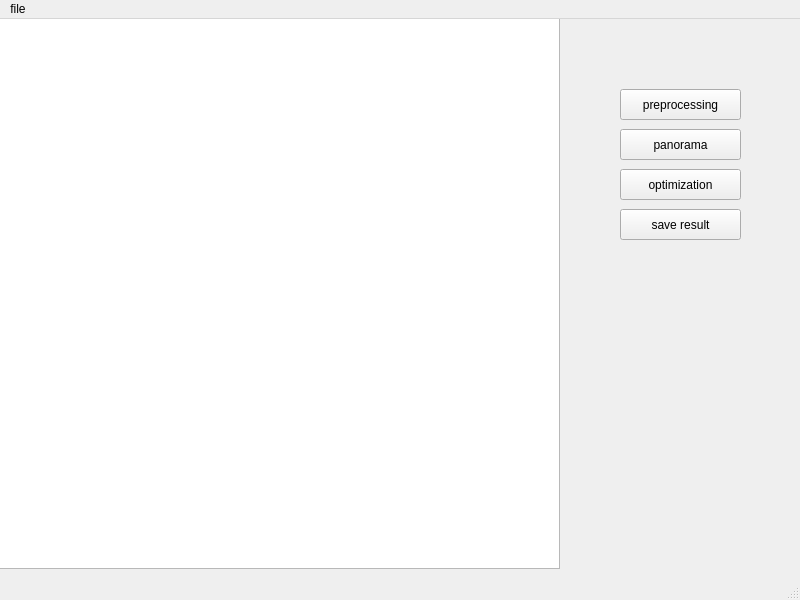
<?xml version="1.0" encoding="UTF-8"?>
<ui version="4.0">
 <class>MainWindow</class>
 <widget class="QMainWindow" name="MainWindow">
  <property name="geometry">
   <rect>
    <x>0</x>
    <y>0</y>
    <width>800</width>
    <height>600</height>
   </rect>
  </property>
  <property name="windowTitle">
   <string>MainWindow</string>
  </property>
  <widget class="QWidget" name="centralwidget">
   <widget class="QWidget" name="gridLayoutWidget">
    <property name="geometry">
     <rect>
      <x>-1</x>
      <y>-1</y>
      <width>561</width>
      <height>551</height>
     </rect>
    </property>
    <layout class="QGridLayout" name="gridLayout">
     <item row="0" column="0">
      <widget class="QGraphicsView" name="graphicsView"/>
     </item>
    </layout>
   </widget>
   <widget class="QPushButton" name="pushButton">
    <property name="geometry">
     <rect>
      <x>620</x>
      <y>70</y>
      <width>121</width>
      <height>31</height>
     </rect>
    </property>
    <property name="text">
     <string>preprocessing</string>
    </property>
   </widget>
   <widget class="QPushButton" name="pushButton_2">
    <property name="geometry">
     <rect>
      <x>620</x>
      <y>110</y>
      <width>121</width>
      <height>31</height>
     </rect>
    </property>
    <property name="text">
     <string>panorama</string>
    </property>
   </widget>
   <widget class="QPushButton" name="pushButton_3">
    <property name="geometry">
     <rect>
      <x>620</x>
      <y>150</y>
      <width>121</width>
      <height>31</height>
     </rect>
    </property>
    <property name="text">
     <string>optimization</string>
    </property>
   </widget>
   <widget class="QPushButton" name="pushButton_4">
    <property name="geometry">
     <rect>
      <x>620</x>
      <y>190</y>
      <width>121</width>
      <height>31</height>
     </rect>
    </property>
    <property name="text">
     <string>save result</string>
    </property>
   </widget>
  </widget>
  <widget class="QMenuBar" name="menubar">
   <property name="geometry">
    <rect>
     <x>0</x>
     <y>0</y>
     <width>800</width>
     <height>27</height>
    </rect>
   </property>
   <widget class="QMenu" name="menuoriginal">
    <property name="title">
     <string>file</string>
    </property>
    <addaction name="actionload_image"/>
    <addaction name="actionsave_image"/>
   </widget>
   <addaction name="menuoriginal"/>
  </widget>
  <widget class="QStatusBar" name="statusbar"/>
  <action name="actionload_image">
   <property name="text">
    <string>load image</string>
   </property>
  </action>
  <action name="actionsave_image">
   <property name="text">
    <string>save image</string>
   </property>
  </action>
 </widget>
 <resources/>
 <connections/>
</ui>
